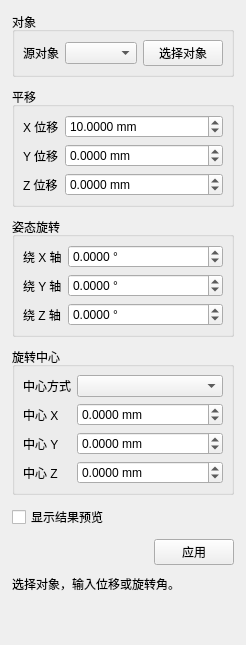
<?xml version='1.0' encoding='UTF-8'?>
<ui version="4.0">
 <class>TransformDialog</class>
 <widget class="QWidget" name="TransformDialog">
  <layout class="QVBoxLayout" name="mainLayout">
   <property name="leftMargin"><number>12</number></property>
   <property name="topMargin"><number>12</number></property>
   <property name="rightMargin"><number>12</number></property>
   <property name="bottomMargin"><number>12</number></property>
   <property name="spacing"><number>10</number></property>
   <item>
    <widget class="QGroupBox" name="sourceGroup">
     <property name="title"><string>对象</string></property>
     <layout class="QFormLayout" name="sourceLayout">
      <property name="leftMargin"><number>8</number></property>
      <property name="topMargin"><number>8</number></property>
      <property name="rightMargin"><number>8</number></property>
      <property name="bottomMargin"><number>8</number></property>
      <item row="0" column="0"><widget class="QLabel" name="sourceLabel"><property name="text"><string>源对象</string></property></widget></item>
      <item row="0" column="1"><widget class="QWidget" name="sourceRow"><layout class="QHBoxLayout" name="sourceRowLayout"><property name="leftMargin"><number>0</number></property><property name="topMargin"><number>0</number></property><property name="rightMargin"><number>0</number></property><property name="bottomMargin"><number>0</number></property><property name="spacing"><number>6</number></property><item><widget class="QComboBox" name="sourceCombo"/></item><item><widget class="QPushButton" name="pickSourceButton"><property name="text"><string>选择对象</string></property></widget></item></layout></widget></item></layout>
    </widget>
   </item>
   <item>
    <widget class="QGroupBox" name="translateGroup">
     <property name="title"><string>平移</string></property>
     <layout class="QFormLayout" name="translateLayout">
      <property name="leftMargin"><number>8</number></property>
      <property name="topMargin"><number>8</number></property>
      <property name="rightMargin"><number>8</number></property>
      <property name="bottomMargin"><number>8</number></property>
      <item row="0" column="0"><widget class="QLabel" name="dxLabel"><property name="text"><string>X 位移</string></property></widget></item>
      <item row="0" column="1"><widget class="CompactDoubleSpinBox" name="dxSpin"><property name="suffix"><string> mm</string></property><property name="decimals"><number>4</number></property><property name="minimum"><double>-1000000.000000000000000</double></property><property name="maximum"><double>1000000.000000000000000</double></property><property name="value"><double>10.000000000000000</double></property></widget></item>
      <item row="1" column="0"><widget class="QLabel" name="dyLabel"><property name="text"><string>Y 位移</string></property></widget></item>
      <item row="1" column="1"><widget class="CompactDoubleSpinBox" name="dySpin"><property name="suffix"><string> mm</string></property><property name="decimals"><number>4</number></property><property name="minimum"><double>-1000000.000000000000000</double></property><property name="maximum"><double>1000000.000000000000000</double></property></widget></item>
      <item row="2" column="0"><widget class="QLabel" name="dzLabel"><property name="text"><string>Z 位移</string></property></widget></item>
      <item row="2" column="1"><widget class="CompactDoubleSpinBox" name="dzSpin"><property name="suffix"><string> mm</string></property><property name="decimals"><number>4</number></property><property name="minimum"><double>-1000000.000000000000000</double></property><property name="maximum"><double>1000000.000000000000000</double></property></widget></item>
     </layout>
    </widget>
   </item>
   <item>
    <widget class="QGroupBox" name="rotateGroup">
     <property name="title"><string>姿态旋转</string></property>
     <layout class="QFormLayout" name="rotateLayout">
      <property name="leftMargin"><number>8</number></property>
      <property name="topMargin"><number>8</number></property>
      <property name="rightMargin"><number>8</number></property>
      <property name="bottomMargin"><number>8</number></property>
      <item row="0" column="0"><widget class="QLabel" name="rxLabel"><property name="text"><string>绕 X 轴</string></property></widget></item>
      <item row="0" column="1"><widget class="CompactDoubleSpinBox" name="rxSpin"><property name="suffix"><string> °</string></property><property name="decimals"><number>4</number></property><property name="minimum"><double>-1000000.000000000000000</double></property><property name="maximum"><double>1000000.000000000000000</double></property><property name="singleStep"><double>5.000000000000000</double></property></widget></item>
      <item row="1" column="0"><widget class="QLabel" name="ryLabel"><property name="text"><string>绕 Y 轴</string></property></widget></item>
      <item row="1" column="1"><widget class="CompactDoubleSpinBox" name="rySpin"><property name="suffix"><string> °</string></property><property name="decimals"><number>4</number></property><property name="minimum"><double>-1000000.000000000000000</double></property><property name="maximum"><double>1000000.000000000000000</double></property><property name="singleStep"><double>5.000000000000000</double></property></widget></item>
      <item row="2" column="0"><widget class="QLabel" name="rzLabel"><property name="text"><string>绕 Z 轴</string></property></widget></item>
      <item row="2" column="1"><widget class="CompactDoubleSpinBox" name="rzSpin"><property name="suffix"><string> °</string></property><property name="decimals"><number>4</number></property><property name="minimum"><double>-1000000.000000000000000</double></property><property name="maximum"><double>1000000.000000000000000</double></property><property name="singleStep"><double>5.000000000000000</double></property></widget></item>
     </layout>
    </widget>
   </item>
   <item>
    <widget class="QGroupBox" name="pivotGroup">
     <property name="title"><string>旋转中心</string></property>
     <layout class="QFormLayout" name="pivotLayout">
      <property name="leftMargin"><number>8</number></property>
      <property name="topMargin"><number>8</number></property>
      <property name="rightMargin"><number>8</number></property>
      <property name="bottomMargin"><number>8</number></property>
      <item row="0" column="0"><widget class="QLabel" name="pivotModeLabel"><property name="text"><string>中心方式</string></property></widget></item>
      <item row="0" column="1"><widget class="QComboBox" name="pivotModeCombo"/></item>
      <item row="1" column="0"><widget class="QLabel" name="pivotXLabel"><property name="text"><string>中心 X</string></property></widget></item>
      <item row="1" column="1"><widget class="CompactDoubleSpinBox" name="pivotXSpin"><property name="suffix"><string> mm</string></property><property name="decimals"><number>4</number></property><property name="minimum"><double>-1000000.000000000000000</double></property><property name="maximum"><double>1000000.000000000000000</double></property></widget></item>
      <item row="2" column="0"><widget class="QLabel" name="pivotYLabel"><property name="text"><string>中心 Y</string></property></widget></item>
      <item row="2" column="1"><widget class="CompactDoubleSpinBox" name="pivotYSpin"><property name="suffix"><string> mm</string></property><property name="decimals"><number>4</number></property><property name="minimum"><double>-1000000.000000000000000</double></property><property name="maximum"><double>1000000.000000000000000</double></property></widget></item>
      <item row="3" column="0"><widget class="QLabel" name="pivotZLabel"><property name="text"><string>中心 Z</string></property></widget></item>
      <item row="3" column="1"><widget class="CompactDoubleSpinBox" name="pivotZSpin"><property name="suffix"><string> mm</string></property><property name="decimals"><number>4</number></property><property name="minimum"><double>-1000000.000000000000000</double></property><property name="maximum"><double>1000000.000000000000000</double></property></widget></item>
     </layout>
    </widget>
   </item>
   <item>
    <widget class="QCheckBox" name="previewCheck">
     <property name="text"><string>显示结果预览</string></property>
     <property name="toolTip"><string>默认关闭，避免预览结果遮挡重新选择对象。</string></property>
    </widget>
   </item>
   <item>
    <layout class="QHBoxLayout" name="buttonLayout">
     <item><spacer name="buttonSpacer"><property name="orientation"><enum>Qt::Horizontal</enum></property><property name="sizeHint" stdset="0"><size><width>40</width><height>20</height></size></property></spacer></item>
     <item><widget class="QPushButton" name="applyButton"><property name="text"><string>应用</string></property></widget></item>
    </layout>
   </item>
   <item><widget class="QLabel" name="statusLabel"><property name="text"><string>选择对象，输入位移或旋转角。</string></property><property name="wordWrap"><bool>true</bool></property></widget></item>
   <item><spacer name="verticalSpacer"><property name="orientation"><enum>Qt::Vertical</enum></property><property name="sizeHint" stdset="0"><size><width>20</width><height>40</height></size></property></spacer></item>
  </layout>
 </widget>
  <customwidgets>
  <customwidget><class>CompactDoubleSpinBox</class><extends>QDoubleSpinBox</extends><header>CompactDoubleSpinBox.h</header></customwidget>
 </customwidgets>
 <resources/>
 <connections/>
</ui>
